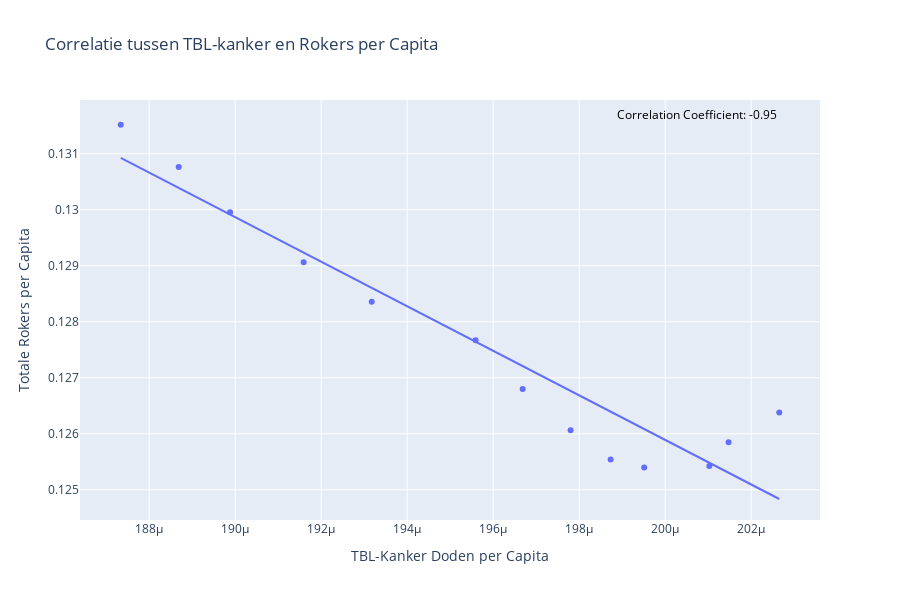

Here is the notebook cell this chart was saved with:
### Markdown cell above
De plots hieronder laten zien dat het aantal rokers afneemt, maar dat het aantal TBL-kanker doden wel doorstijgt. Het lijkt hierdoor zelfs een negatieve correlatie te hebben. Dit geldt voor het aantal rokers, en het gemiddeld aantal sigaretten per capita. Dit duidt erop dat roken waarschijnlijk niet de enige oorzaak is van TBL-kanker, maar zoals hierboven te zien is, heeft het wel degelijk een aandeel.

### Code cell
# importeer grouped smokers data
df_grouped = pd.read_csv("csv/df/grouped_smokers_df.csv")

# Creëer het scatter plot 
correlation_coefficient_smoke = df_grouped['LungCancerPerCapita'].corr(df_grouped['SmokersPerCapita'])
fig = px.scatter(df_grouped, x="LungCancerPerCapita", y="SmokersPerCapita", trendline="ols",
                 title='Correlatie tussen TBL-kanker en Rokers per Capita',
                 hover_data=["Year"],
                 labels={
                     "SmokersPerCapita": "Totale Rokers per Capita",
                     "LungCancerPerCapita": "TBL-Kanker Doden per Capita",
                     "Year":"Jaar"
                 })

# Voeg correlatie to als annottatie
fig.add_annotation(
    x=max(df_grouped['LungCancerPerCapita']), 
    y=max(df_grouped['SmokersPerCapita']), 
    text=f'Correlation Coefficient: {correlation_coefficient_smoke:.2f}',
    showarrow=False,
    font=dict(size=12, color="black"),
    xanchor='right',
    yanchor='bottom'
)

fig.update_layout(
    height = 600
)
fig.show()

### Figure 1 — Plotly figure (JSON) as saved in the notebook; plotly's stock layout.template omitted (floating-point values rounded to 4 significant figures)
{"data": [{"customdata": [[2000], [2001], [2002], [2003], [2004], [2005], [2006], [2007], [2008], [2009], [2010], [2011], [2012]], "hovertemplate": "TBL-Kanker Doden per Capita=%{x}<br>Totale Rokers per Capita=%{y}<br>Jaar=%{customdata[0]}<extra></extra>", "legendgroup": "", "marker": {"color": "#636efa", "symbol": "circle"}, "mode": "markers", "name": "", "orientation": "v", "showlegend": false, "type": "scatter", "x": [0.0001873, 0.0001887, 0.0001899, 0.0001916, 0.0001932, 0.0001956, 0.0001967, 0.0001978, 0.0001987, 0.0001995, 0.000201, 0.0002015, 0.0002027], "xaxis": "x", "y": [0.1315, 0.1308, 0.13, 0.1291, 0.1284, 0.1277, 0.1268, 0.1261, 0.1255, 0.1254, 0.1254, 0.1259, 0.1264], "yaxis": "y"}, {"hovertemplate": "<b>OLS trendline</b><br>SmokersPerCapita = -397.668 * LungCancerPerCapita + 0.205424<br>R<sup>2</sup>=0.906672<br><br>TBL-Kanker Doden per Capita=%{x}<br>Totale Rokers per Capita=%{y} <b>(trend)</b><extra></extra>", "legendgroup": "", "marker": {"color": "#636efa", "symbol": "circle"}, "mode": "lines", "name": "", "showlegend": false, "type": "scatter", "x": [0.0001873, 0.0001887, 0.0001899, 0.0001916, 0.0001932, 0.0001956, 0.0001967, 0.0001978, 0.0001987, 0.0001995, 0.000201, 0.0002015, 0.0002027], "xaxis": "x", "y": [0.1309, 0.1304, 0.1299, 0.1292, 0.1286, 0.1276, 0.1272, 0.1268, 0.1264, 0.1261, 0.1255, 0.1253, 0.1248], "yaxis": "y"}], "layout": {"annotations": [{"font": {"color": "black", "size": 12}, "showarrow": false, "text": "Correlation Coefficient: -0.95", "x": 0.0002027, "xanchor": "right", "y": 0.1315, "yanchor": "bottom"}], "height": 600, "legend": {"tracegroupgap": 0}, "title": {"text": "Correlatie tussen TBL-kanker en Rokers per Capita"}, "xaxis": {"anchor": "y", "domain": [0, 1], "title": {"text": "TBL-Kanker Doden per Capita"}}, "yaxis": {"anchor": "x", "domain": [0, 1], "title": {"text": "Totale Rokers per Capita"}}}}
